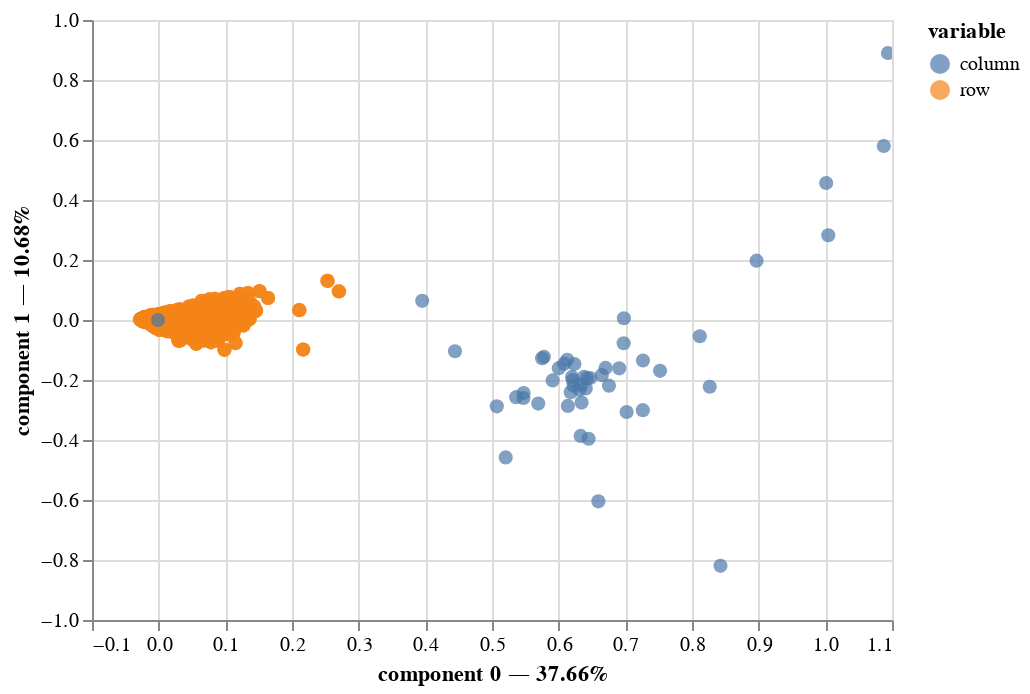

Notebook source saved alongside this figure:
### Code cell
mca.plot(
    dataset,
    x_component=0,
    y_component=1
)

### Figure 1 — Vega-Lite specification as saved in the notebook (floating-point values rounded to 4 significant figures; data arrays with more than 128 entries replaced by an {"elided": "..."} marker saying what was removed)
{"config": {"view": {"continuousWidth": 400, "continuousHeight": 300}}, "data": {"name": "data-2e40334048e1bab49045ec1cfbc29146"}, "mark": {"type": "circle", "size": 50}, "encoding": {"color": {"field": "variable", "type": "nominal"}, "tooltip": [{"field": "variable", "type": "nominal"}, {"field": "value", "type": "nominal"}, {"field": "component 0", "type": "quantitative"}, {"field": "component 1", "type": "quantitative"}], "x": {"axis": {"title": "component 0 — 37.66%"}, "field": "component 0", "scale": {"zero": false}, "type": "quantitative"}, "y": {"axis": {"title": "component 1 — 10.68%"}, "field": "component 1", "scale": {"zero": false}, "type": "quantitative"}}, "selection": {"selector007": {"type": "interval", "bind": "scales", "encodings": ["x", "y"]}}, "$schema": "https://vega.github.io/schema/vega-lite/v4.17.0.json", "datasets": {"data-2e40334048e1bab49045ec1cfbc29146": {"elided": "4458 records"}}}
